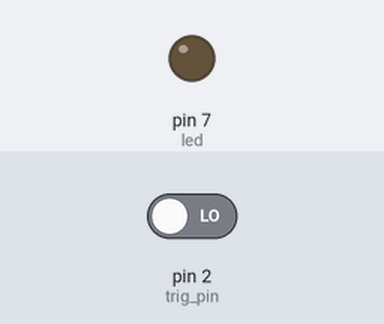
The sketch below on a simulated Arduino Uno, built with avr-gcc and run on an emulated ATmega328P. On the bench: output pins drawn as LEDs (lit = HIGH). Inputs (shaded band) come from the test bench; at power-on: pin 2 (trig_pin) LOW.

Above: at 1.2 s.
1.3 s: pin 2 (trig_pin) driven HIGH
At 2.3 s:
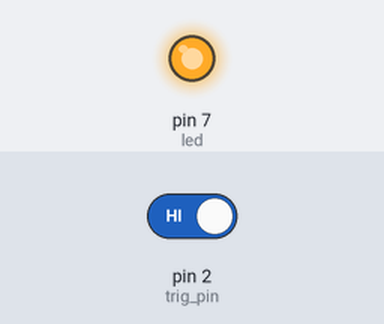
2.8 s: pin 2 (trig_pin) driven LOW
At 3.5 s:
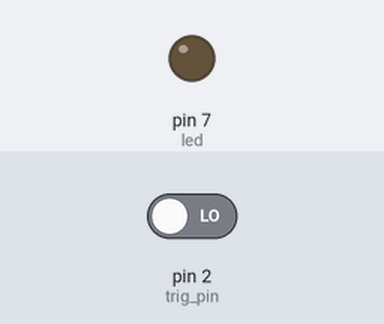
Timing chart, 0 to 5.8 s (numbered marks = the images above; inputs shaded):
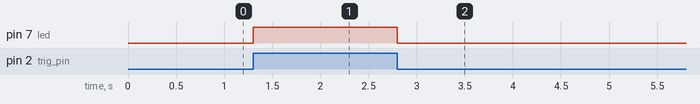

The sketch:

arduino_w3.ino
```cpp
int trig_pin = 2, echo_pin = 3;
int led = 7;

void setup(){
  Serial.begin(9600);

  pinMode(trig_pin, INPUT);
  pinMode(echo_pin, INPUT);
  pinMode(led, OUTPUT);
}

void loop(){
  int status = digitalRead(trig_pin);
  if(status){
    digitalWrite(led, HIGH);
  }
  else{
    digitalWrite(led, LOW);
  }
}
```

Measured:
- after the input at 1.3 s, pin 7 (led): LOW → HIGH at once
- after the input at 2.8 s, pin 7 (led): HIGH → LOW at once
